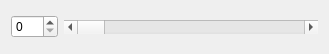
<?xml version="1.0" encoding="UTF-8"?>
<ui version="4.0">
 <class>MyWidget</class>
 <widget class="QWidget" name="MyWidget">
  <property name="geometry">
   <rect>
    <x>0</x>
    <y>0</y>
    <width>329</width>
    <height>54</height>
   </rect>
  </property>
  <property name="windowTitle">
   <string>Form</string>
  </property>
  <layout class="QHBoxLayout" name="horizontalLayout">
   <item>
    <widget class="QSpinBox" name="spinBox">
     <property name="sizePolicy">
      <sizepolicy hsizetype="Fixed" vsizetype="Fixed">
       <horstretch>0</horstretch>
       <verstretch>0</verstretch>
      </sizepolicy>
     </property>
     <property name="maximum">
      <number>100</number>
     </property>
    </widget>
   </item>
   <item>
    <widget class="QScrollBar" name="horizontalScrollBar">
     <property name="enabled">
      <bool>true</bool>
     </property>
     <property name="sizePolicy">
      <sizepolicy hsizetype="Preferred" vsizetype="Fixed">
       <horstretch>0</horstretch>
       <verstretch>0</verstretch>
      </sizepolicy>
     </property>
     <property name="maximum">
      <number>100</number>
     </property>
     <property name="orientation">
      <enum>Qt::Horizontal</enum>
     </property>
    </widget>
   </item>
  </layout>
 </widget>
 <resources/>
 <connections/>
</ui>
